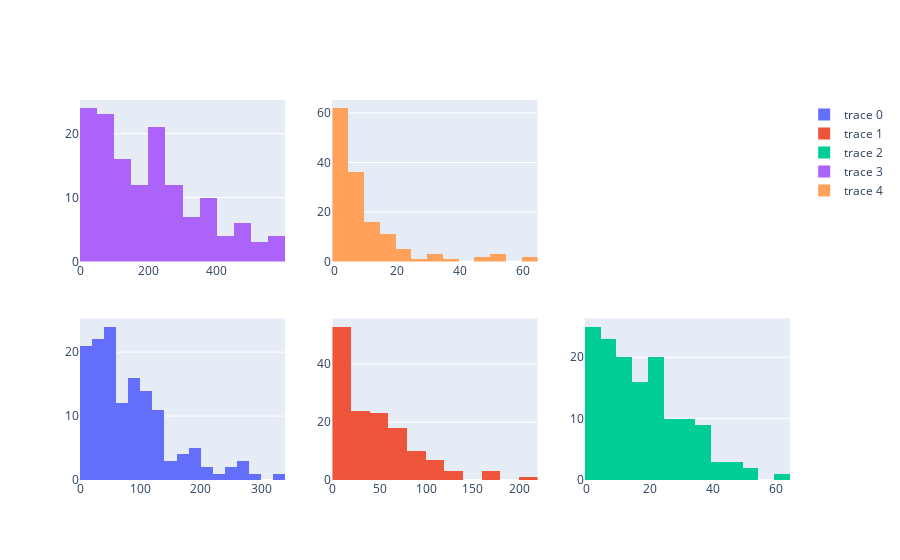

The notebook cell this image was saved under:
### Markdown cell above
We could do the same for the main game stats. They are points, assists, blocks, rebounds and steals. 

**Now plot the distribution of the columns `REB`, `AST`, `STL`, `PTS` and `BLK` the same way you did in the last cell.**

### Code cell
import plotly.graph_objects as go
from plotly.subplots import make_subplots

fig = make_subplots(rows=2, cols=3, start_cell="bottom-left")

fig.add_trace(go.Histogram(x=wnba["REB"]),
              row=1, col=1)

fig.add_trace(go.Histogram(x=wnba["AST"]),
              row=1, col=2)

fig.add_trace(go.Histogram(x=wnba["STL"]),
              row=1, col=3)

fig.add_trace(go.Histogram(x=wnba["PTS"]),
              row=2, col=1)

fig.add_trace(go.Histogram(x=wnba["BLK"]),
              row=2, col=2)

fig.show()

### Figure 1 — Plotly figure (JSON) as saved in the notebook; plotly's stock layout.template omitted (floating-point values rounded to 4 significant figures; data arrays with more than 128 entries replaced by an {"elided": "..."} marker saying what was removed)
{"data": [{"type": "histogram", "x": {"elided": "142 int values"}, "xaxis": "x", "yaxis": "y"}, {"type": "histogram", "x": {"elided": "142 int values"}, "xaxis": "x2", "yaxis": "y2"}, {"type": "histogram", "x": {"elided": "142 int values"}, "xaxis": "x3", "yaxis": "y3"}, {"type": "histogram", "x": {"elided": "142 int values"}, "xaxis": "x4", "yaxis": "y4"}, {"type": "histogram", "x": {"elided": "142 int values"}, "xaxis": "x5", "yaxis": "y5"}], "layout": {"xaxis": {"anchor": "y", "domain": [0, 0.2889]}, "xaxis2": {"anchor": "y2", "domain": [0.3556, 0.6444]}, "xaxis3": {"anchor": "y3", "domain": [0.7111, 1]}, "xaxis4": {"anchor": "y4", "domain": [0, 0.2889]}, "xaxis5": {"anchor": "y5", "domain": [0.3556, 0.6444]}, "xaxis6": {"anchor": "y6", "domain": [0.7111, 1]}, "yaxis": {"anchor": "x", "domain": [0, 0.425]}, "yaxis2": {"anchor": "x2", "domain": [0, 0.425]}, "yaxis3": {"anchor": "x3", "domain": [0, 0.425]}, "yaxis4": {"anchor": "x4", "domain": [0.575, 1]}, "yaxis5": {"anchor": "x5", "domain": [0.575, 1]}, "yaxis6": {"anchor": "x6", "domain": [0.575, 1]}}}
